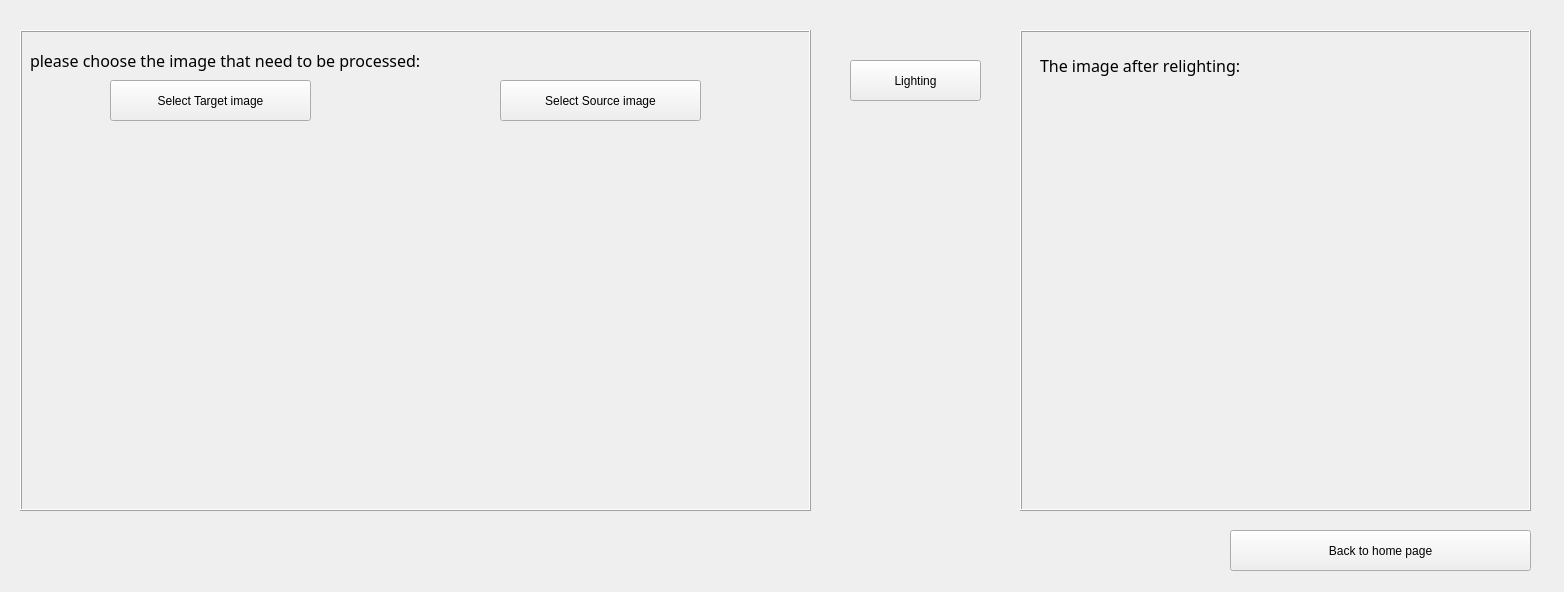
<?xml version="1.0" encoding="UTF-8"?>
<ui version="4.0">
 <class>Form</class>
 <widget class="QWidget" name="Form">
  <property name="geometry">
   <rect>
    <x>0</x>
    <y>0</y>
    <width>1564</width>
    <height>592</height>
   </rect>
  </property>
  <property name="windowTitle">
   <string>Form</string>
  </property>
  <widget class="QFrame" name="F_ShowBefore">
   <property name="geometry">
    <rect>
     <x>20</x>
     <y>30</y>
     <width>791</width>
     <height>481</height>
    </rect>
   </property>
   <property name="frameShape">
    <enum>QFrame::Box</enum>
   </property>
   <property name="frameShadow">
    <enum>QFrame::Raised</enum>
   </property>
   <widget class="QLabel" name="L_note1">
    <property name="geometry">
     <rect>
      <x>10</x>
      <y>0</y>
      <width>641</width>
      <height>61</height>
     </rect>
    </property>
    <property name="font">
     <font>
      <family>SimSun-ExtB</family>
      <pointsize>12</pointsize>
     </font>
    </property>
    <property name="text">
     <string>please choose the image that need to be processed:</string>
    </property>
   </widget>
   <widget class="QPushButton" name="B_select">
    <property name="geometry">
     <rect>
      <x>90</x>
      <y>50</y>
      <width>201</width>
      <height>41</height>
     </rect>
    </property>
    <property name="text">
     <string>Select Target image</string>
    </property>
   </widget>
   <widget class="QLabel" name="L_ShowPic">
    <property name="geometry">
     <rect>
      <x>50</x>
      <y>130</y>
      <width>311</width>
      <height>311</height>
     </rect>
    </property>
    <property name="text">
     <string/>
    </property>
   </widget>
   <widget class="QLabel" name="L_ShowPic_2">
    <property name="geometry">
     <rect>
      <x>440</x>
      <y>130</y>
      <width>311</width>
      <height>311</height>
     </rect>
    </property>
    <property name="text">
     <string/>
    </property>
   </widget>
   <widget class="QPushButton" name="B_select_2">
    <property name="geometry">
     <rect>
      <x>480</x>
      <y>50</y>
      <width>201</width>
      <height>41</height>
     </rect>
    </property>
    <property name="text">
     <string>Select Source image</string>
    </property>
   </widget>
  </widget>
  <widget class="QFrame" name="F_ShowAfter">
   <property name="geometry">
    <rect>
     <x>1020</x>
     <y>30</y>
     <width>511</width>
     <height>481</height>
    </rect>
   </property>
   <property name="frameShape">
    <enum>QFrame::Box</enum>
   </property>
   <property name="frameShadow">
    <enum>QFrame::Raised</enum>
   </property>
   <widget class="QLabel" name="label">
    <property name="geometry">
     <rect>
      <x>20</x>
      <y>10</y>
      <width>351</width>
      <height>51</height>
     </rect>
    </property>
    <property name="font">
     <font>
      <family>SimSun-ExtB</family>
      <pointsize>12</pointsize>
     </font>
    </property>
    <property name="text">
     <string>The image after relighting:</string>
    </property>
   </widget>
   <widget class="QLabel" name="L_ShowAfter">
    <property name="geometry">
     <rect>
      <x>70</x>
      <y>80</y>
      <width>311</width>
      <height>311</height>
     </rect>
    </property>
    <property name="text">
     <string/>
    </property>
   </widget>
  </widget>
  <widget class="QPushButton" name="B_lighting">
   <property name="geometry">
    <rect>
     <x>850</x>
     <y>60</y>
     <width>131</width>
     <height>41</height>
    </rect>
   </property>
   <property name="text">
    <string>Lighting</string>
   </property>
  </widget>
  <widget class="QPushButton" name="pushButton">
   <property name="geometry">
    <rect>
     <x>1230</x>
     <y>530</y>
     <width>301</width>
     <height>41</height>
    </rect>
   </property>
   <property name="text">
    <string>Back to home page</string>
   </property>
  </widget>
  <zorder>F_ShowAfter</zorder>
  <zorder>F_ShowBefore</zorder>
  <zorder>B_lighting</zorder>
  <zorder>pushButton</zorder>
 </widget>
 <resources/>
 <connections>
  <connection>
   <sender>B_select</sender>
   <signal>clicked()</signal>
   <receiver>Form</receiver>
   <slot>getImage_click()</slot>
   <hints>
    <hint type="sourcelabel">
     <x>140</x>
     <y>83</y>
    </hint>
    <hint type="destinationlabel">
     <x>327</x>
     <y>165</y>
    </hint>
   </hints>
  </connection>
  <connection>
   <sender>B_lighting</sender>
   <signal>clicked()</signal>
   <receiver>Form</receiver>
   <slot>lighting_click()</slot>
   <hints>
    <hint type="sourcelabel">
     <x>902</x>
     <y>88</y>
    </hint>
    <hint type="destinationlabel">
     <x>912</x>
     <y>466</y>
    </hint>
   </hints>
  </connection>
  <connection>
   <sender>B_select_2</sender>
   <signal>clicked()</signal>
   <receiver>Form</receiver>
   <slot>getImage2_click()</slot>
   <hints>
    <hint type="sourcelabel">
     <x>674</x>
     <y>97</y>
    </hint>
    <hint type="destinationlabel">
     <x>646</x>
     <y>520</y>
    </hint>
   </hints>
  </connection>
  <connection>
   <sender>pushButton</sender>
   <signal>clicked()</signal>
   <receiver>Form</receiver>
   <slot>returnHP_click()</slot>
   <hints>
    <hint type="sourcelabel">
     <x>1257</x>
     <y>562</y>
    </hint>
    <hint type="destinationlabel">
     <x>1140</x>
     <y>561</y>
    </hint>
   </hints>
  </connection>
 </connections>
 <slots>
  <slot>getImage_click()</slot>
  <slot>highlight_click()</slot>
  <slot>highlight_slide()</slot>
  <slot>buffing_click()</slot>
  <slot>buffing_slide()</slot>
  <slot>sharpening_click()</slot>
  <slot>reference_click()</slot>
  <slot>lighting_click()</slot>
  <slot>getImage2_click()</slot>
  <slot>returnHP_click()</slot>
 </slots>
</ui>
